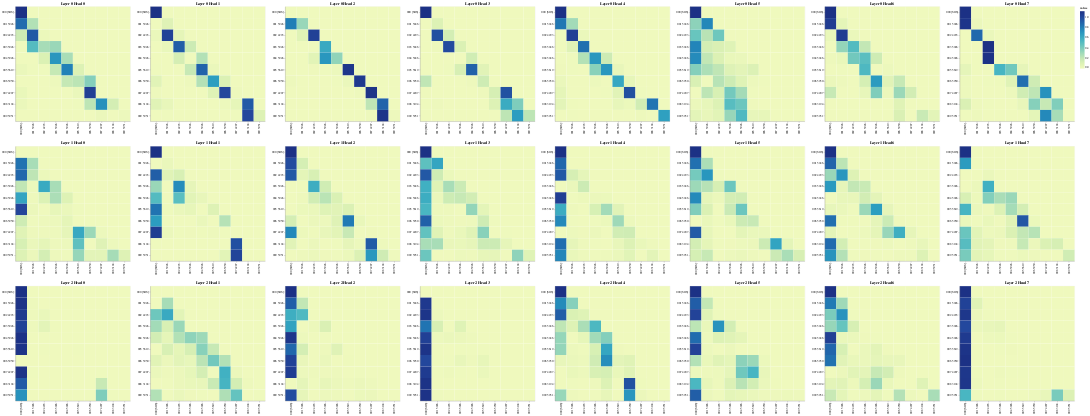

Notebook code for this chart:
### Code cell
# Display attention maps for decoder self-attention
get_all_attention_maps("decoder", layers, heads, decoder_input_tokens, decoder_input_tokens, min(20, sentence_len))
